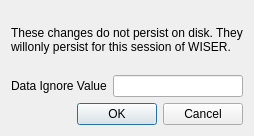
<?xml version="1.0" encoding="UTF-8"?>
<ui version="4.0">
 <class>DatasetEditor</class>
 <widget class="QDialog" name="DatasetEditor">
  <property name="geometry">
   <rect>
    <x>0</x>
    <y>0</y>
    <width>235</width>
    <height>136</height>
   </rect>
  </property>
  <property name="windowTitle">
   <string>Dataset Editor</string>
  </property>
  <layout class="QVBoxLayout" name="verticalLayout">
   <item>
    <widget class="QLabel" name="lbl_user_message">
     <property name="text">
      <string>These changes do not persist on disk. They
willonly persist for this session of WISER.</string>
     </property>
    </widget>
   </item>
   <item>
    <layout class="QHBoxLayout" name="hlayout_data_ignore">
     <item>
      <widget class="QLabel" name="lbl_data_ignore">
       <property name="text">
        <string>Data Ignore Value</string>
       </property>
      </widget>
     </item>
     <item>
      <widget class="QLineEdit" name="ledit_data_ignore"/>
     </item>
    </layout>
   </item>
   <item>
    <widget class="QDialogButtonBox" name="buttonBox">
     <property name="orientation">
      <enum>Qt::Horizontal</enum>
     </property>
     <property name="standardButtons">
      <set>QDialogButtonBox::Cancel|QDialogButtonBox::Ok</set>
     </property>
    </widget>
   </item>
  </layout>
 </widget>
 <resources/>
 <connections>
  <connection>
   <sender>buttonBox</sender>
   <signal>accepted()</signal>
   <receiver>DatasetEditor</receiver>
   <slot>accept()</slot>
   <hints>
    <hint type="sourcelabel">
     <x>248</x>
     <y>254</y>
    </hint>
    <hint type="destinationlabel">
     <x>157</x>
     <y>274</y>
    </hint>
   </hints>
  </connection>
  <connection>
   <sender>buttonBox</sender>
   <signal>rejected()</signal>
   <receiver>DatasetEditor</receiver>
   <slot>reject()</slot>
   <hints>
    <hint type="sourcelabel">
     <x>316</x>
     <y>260</y>
    </hint>
    <hint type="destinationlabel">
     <x>286</x>
     <y>274</y>
    </hint>
   </hints>
  </connection>
 </connections>
</ui>
